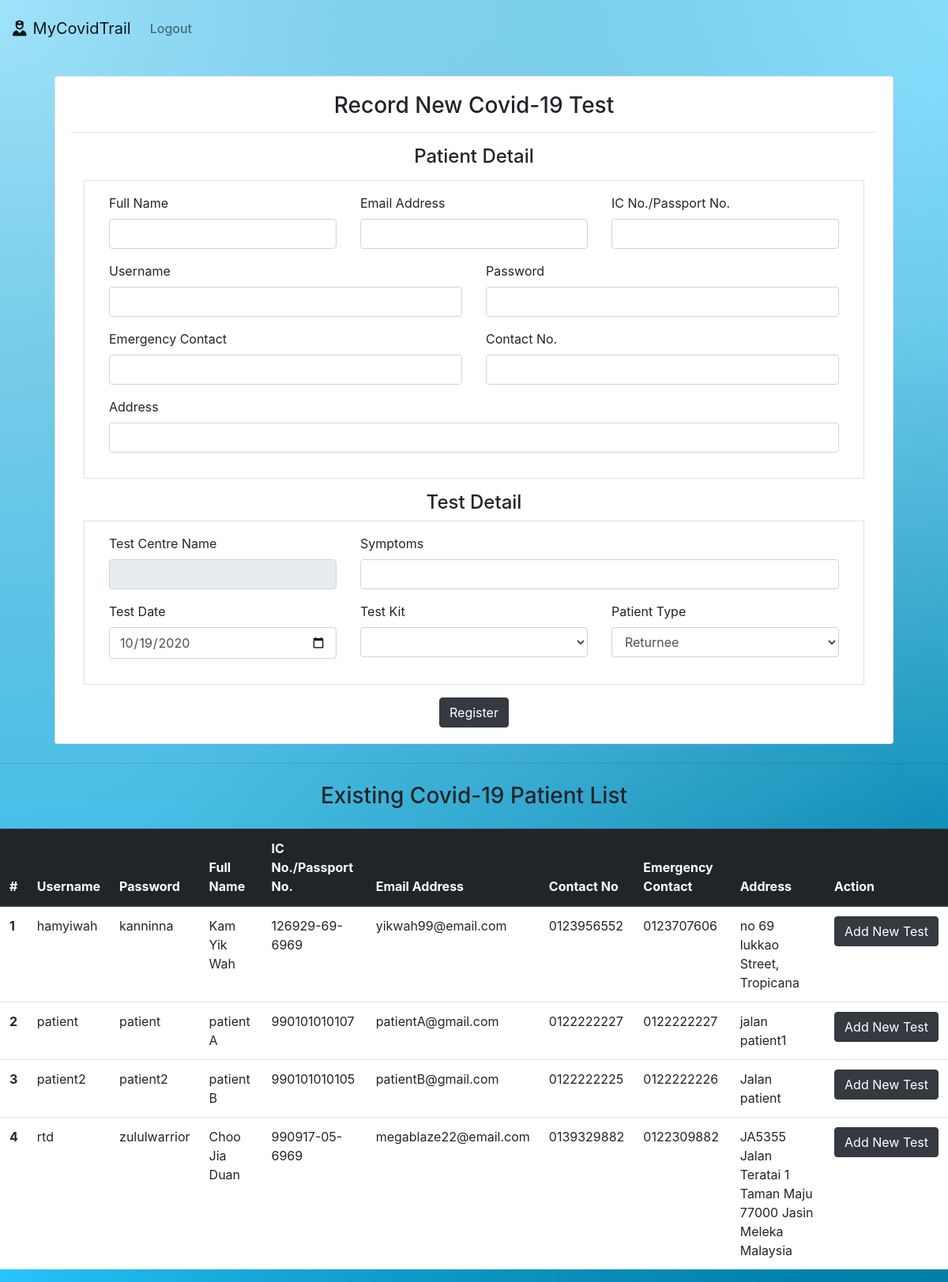
The app's page /php/tester-newTest.php with its own data.
### tables this page shows
CREATE TABLE `patient` (
  `username` varchar(50) NOT NULL,
  `patientType` varchar(20) NOT NULL,
  `symptoms` varchar(250) DEFAULT NULL,
  `emergencyContact` varchar(14) NOT NULL
);

CREATE TABLE `user` (
  `username` varchar(50) NOT NULL,
  `password` varchar(20) NOT NULL,
  `name` varchar(200) NOT NULL,
  `email` varchar(100) NOT NULL,
  `address` varchar(500) NOT NULL,
  `identificationNo` varchar(20) NOT NULL,
  `contactNo` varchar(13) NOT NULL
);

### php/tester-newTest.php (the view, shortened to what this page needs)
<?php
include_once("database.php");
$patientResult = mysqli_query($con,"SELECT * from user,patient WHERE user.username=patient.username;");
?>
<!doctype html>
<html lang="en">
  <head>
    <link rel="stylesheet" href="https://maxcdn.bootstrapcdn.com/bootstrap/4.0.0/css/bootstrap.min.css">
    <link rel="stylesheet" href="../css/style.css">
  </head>
  <body>
    <?php include 'navbar.php';?>
    <div class="container">
      <div class="card m-4">
        <form method="POST" class="m-0" action="#">
          <div class='card-body'>
            <h3 class="card-title text-center">Record New Covid-19 Test</h3>
            <hr>
            <h4 class=" text-center">Patient Detail</h4>
            <div class="row border m-3 p-3" style="border:10px;">
              <div class="col-md-4">
                <div class="form-group">
                  <label>Full Name</label>
                  <input type="text" name="name" class="form-control"  placeholder="" required>
                </div>
              </div>
              <div class="col-md-4">
                <div class="form-group">
                  <label>Email Address</label>
                  <input type="email" name="email" class="form-control"  placeholder="" required>
                </div>
              </div>
              <div class="col-md-4">
                <div class="form-group">
                  <label>IC No./Passport No.</label>
                  <input type="text" name="identificationNo" class="form-control"  placeholder="" required>
                </div>
              </div>
              <div class="col-md-6">
                <div class="form-group">
                  <label>Username</label>
                  <input type="text" name="username" class="form-control"  placeholder="" required>
                </div>
              </div>
              <div class="col-md-6">
                <div class="form-group">
                  <label>Password</label>
                  <input type="password" name="password" class="form-control"  placeholder="" required>
                </div>
              </div>
              <div class="col-md-6">
                <div class="form-group">
                  <label>Emergency Contact</label>
                  <input type="number" name="emergency" class="form-control"  placeholder="" required>
                </div>
              </div>
              <div class="col-md-6">
                <div class="form-group">
                  <label>Contact No.</label>
                  <input type="number" name="contactNo" class="form-control"  placeholder="" required>
                </div>
              </div>
              <div class="col-md-12">
                <div class="form-group">
                  <label>Address</label>
                  <input type="text" name="address" class="form-control"  placeholder="" required>
                </div>
              </div>
            </div>
            <h4 class=" text-center">Test Detail</h4>
            <div class="row border mx-3 p-3" style="border:10px;">
              <div class="col-md-4">
                <div class="form-group">
                  <label>Test Centre Name</label>
                  <input type="text" name="testcentre" class="form-control"  value="<?php echo $_SESSION['testcentre']; ?>" disabled>
                </div>
              </div>
              <div class="col-md-8">
                <div class="form-group">
                  <label>Symptoms</label>
                  <input type="text" name="symptoms" class="form-control"  placeholder="" required>
                </div>
              </div>
              <div class="col-md-4">
                <div class="form-group">
                  <label>Test Date</label>
                  <input name="testDate" value="<?php echo (date("Y-m-d")); ?>"class="form-control" type="date" required>
                </div>
              </div>
              <div class="col-md-4">
                <div class="form-group">
                  <label>Test Kit</label>
                  <select id="inputState" name="kitID" class="form-control">
                  </select>
                </div>
              </div>
              <div class="col-md-4">
                <div class="form-group">
                  <label>Patient Type</label>
                  <select id="inputState" name="patientType" class="form-control">
                    <option value ="returnee" selected>Returnee</option>
                  </select>
                </div>
              </div>
            </div>
            <div class="mt-3 text-center">
              <input type="submit" name="submit" value="Register" class="btn btn-dark">
            </div>
          </div>
        </form>
      </div>
    </div>
    <hr>
    <h3 class="text-center my-4">Existing Covid-19 Patient List</h3>
    <div class="table-responsive">
      <table class="table">
        <thead class="thead-dark">
          <tr>
            <th scope="col">#</th>
            <th scope="col">Username</th>
            <th scope="col">Password</th>
            <th scope="col">Full Name</th>
            <th scope="col">IC No./Passport No.</th>
            <th scope="col">Email Address</th>
            <th scope="col">Contact No</th>
            <th scope="col">Emergency Contact</th>
            <th scope="col">Address</th>
            <th scope="col">Action</th>
          </tr>
        </thead>
        <tbody>
          <?php
          $j=0;
          while($patientRow=mysqli_fetch_array($patientResult)){ ?>
          <tr>
            <th scope="row"><?php echo($j+1) ?></th>
            <td><?php echo $patientRow["username"]; ?></td>
            <td><?php echo $patientRow["password"]; ?></td>
            <td><?php echo $patientRow["name"]; ?></td>
            <td><?php echo $patientRow["identificationNo"]; ?></td>
            <td><?php echo $patientRow["email"]; ?></td>
            <td><?php echo $patientRow["contactNo"]; ?></td>
            <td><?php echo $patientRow["emergencyContact"]; ?></td>
            <td><?php echo $patientRow["address"]; ?></td>
            <td>
              <a class="btn btn-dark" href='tester-newTestForm.php?patient=<?php echo $patientRow["username"]; ?>'>Add New Test</a>
            </td>
          </tr>
          <?php
          $j++;}
          ?>
        </tbody>
      </table>
    </div>
  </body>
</html>

### php/navbar.php (shortened to what this page needs)
<nav class="navbar navbar-expand-lg navbar-light py-3" style="background:rgba(255,255,255,0.0);">
  <a class="navbar-brand" href="#"><i class="fas fa-user-nurse mr-2"></i>MyCovidTrail</a>
  <div class="collapse navbar-collapse" id="navbarNav">
    <ul class="navbar-nav">
      <li class="nav-item">
        <a class="nav-link navbar-right" href="logout.php">Logout</a>
      </li>
    </ul>
  </div>
</nav>

### css/style.css (style rules this page uses)
body { background-color: #007ea7; background-attachment: fixed; background-size: cover; }
tbody th,td { background: rgba(255,255,255,1.0); }
thead { background: #006B8F; }
nav li a { font-weight: 500; }

### records on screen
patient: username "hamyiwah", username.password "kanninna", username.name "Kam Yik Wah", username.identificationNo "126929-69-6969", username.email "yikwah99@email.com", username.contactNo "0123956552", emergencyContact "0123707606", username.address "no 69 lukkao Street, Tropicana"
patient: username "patient", username.password "patient", username.name "patient A", username.identificationNo "990101010107", username.email "patientA@gmail.com", username.contactNo "0122222227", emergencyContact "0122222227", username.address "jalan patient1"
patient: username "patient2", username.password "patient2", username.name "patient B", username.identificationNo "990101010105", username.email "patientB@gmail.com", username.contactNo "0122222225", emergencyContact "0122222226", username.address "Jalan patient"
patient: username "rtd", username.password "zululwarrior", username.name "Choo Jia Duan", username.identificationNo "990917-05-6969", username.email "megablaze22@email.com", username.contactNo "0139329882", emergencyContact "0122309882", username.address "JA5355 Jalan Teratai 1 Taman Maju 77000 Jasin Meleka Malaysia"
